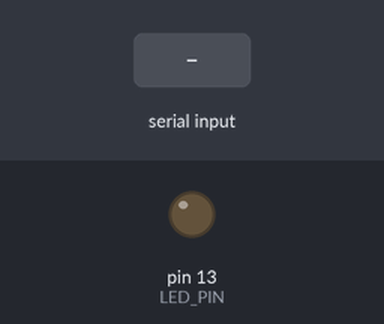
Recording of a sketch running on a simulated Arduino Uno, built with avr-gcc and run on an emulated ATmega328P. Shown: output pins drawn as LEDs (lit = HIGH). The test bench sets the inputs (shaded band).

Above: at 1.2 s.
1.3 s: "1" received over Serial
At 2.5 s:
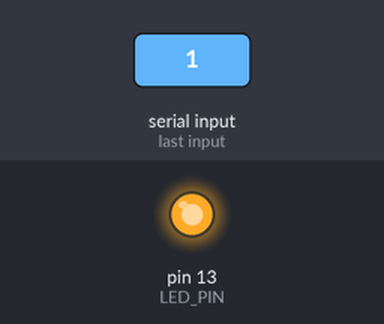
2.8 s: "0" received over Serial
At 3.8 s:
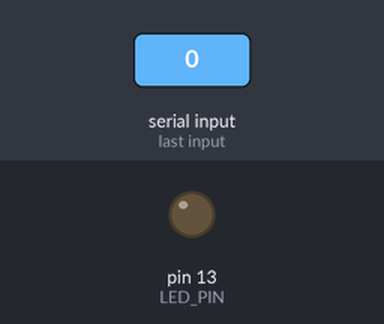
Timing chart, 0 to 5.8 s (numbered marks = the images above; inputs shaded):
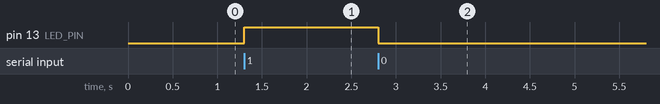

The sketch:

led_control.ino
```cpp
/*
 * Arduino LED Control via USB Serial
 *
 * Android 앱에서 USB 시리얼 통신으로 LED를 제어합니다.
 * - '1' 수신: LED ON
 * - '0' 수신: LED OFF
 */

const int LED_PIN = 13;

void setup() {
  pinMode(LED_PIN, OUTPUT);
  digitalWrite(LED_PIN, LOW);
  Serial.begin(9600);
}

void loop() {
  if (Serial.available() > 0) {
    char command = Serial.read();

    if (command == '1') {
      digitalWrite(LED_PIN, HIGH);
    } else if (command == '0') {
      digitalWrite(LED_PIN, LOW);
    }
  }
}
```

Measured:
- after the input at 1.3 s, pin 13 (LED_PIN): LOW → HIGH at once
- after the input at 2.8 s, pin 13 (LED_PIN): HIGH → LOW at once
